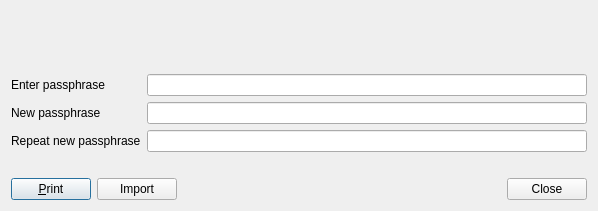
<?xml version="1.0" encoding="UTF-8"?>
<ui version="4.0">
 <class>GenAndPrintDialog</class>
 <widget class="QDialog" name="GenAndPrintDialog">
  <property name="geometry">
   <rect>
    <x>0</x>
    <y>0</y>
    <width>598</width>
    <height>211</height>
   </rect>
  </property>
  <property name="sizePolicy">
   <sizepolicy hsizetype="Preferred" vsizetype="Minimum">
    <horstretch>0</horstretch>
    <verstretch>0</verstretch>
   </sizepolicy>
  </property>
  <property name="minimumSize">
   <size>
    <width>550</width>
    <height>0</height>
   </size>
  </property>
  <property name="windowTitle">
   <string>Passphrase Dialog</string>
  </property>
  <layout class="QVBoxLayout" name="verticalLayout">
   <item>
    <widget class="QLabel" name="warningLabel">
     <property name="textFormat">
      <enum>Qt::RichText</enum>
     </property>
     <property name="wordWrap">
      <bool>true</bool>
     </property>
    </widget>
   </item>
   <item>
    <layout class="QFormLayout" name="formLayout">
     <property name="fieldGrowthPolicy">
      <enum>QFormLayout::AllNonFixedFieldsGrow</enum>
     </property>
     <item row="0" column="0">
      <widget class="QLabel" name="passLabel1">
       <property name="text">
        <string>Enter passphrase</string>
       </property>
      </widget>
     </item>
     <item row="0" column="1">
      <widget class="QLineEdit" name="passEdit1">
       <property name="echoMode">
        <enum>QLineEdit::Normal</enum>
       </property>
      </widget>
     </item>
     <item row="1" column="0">
      <widget class="QLabel" name="passLabel2">
       <property name="text">
        <string>New passphrase</string>
       </property>
      </widget>
     </item>
     <item row="1" column="1">
      <widget class="QLineEdit" name="passEdit2">
       <property name="echoMode">
        <enum>QLineEdit::Password</enum>
       </property>
      </widget>
     </item>
     <item row="2" column="0">
      <widget class="QLabel" name="passLabel3">
       <property name="text">
        <string>Repeat new passphrase</string>
       </property>
      </widget>
     </item>
     <item row="2" column="1">
      <widget class="QLineEdit" name="passEdit3">
       <property name="echoMode">
        <enum>QLineEdit::Password</enum>
       </property>
      </widget>
     </item>
     <item row="3" column="1">
      <widget class="QLabel" name="capsLabel">
       <property name="font">
        <font>
         <weight>75</weight>
         <bold>true</bold>
        </font>
       </property>
       <property name="text">
        <string/>
       </property>
       <property name="alignment">
        <set>Qt::AlignCenter</set>
       </property>
      </widget>
     </item>
    </layout>
   </item>
   <item>
    <layout class="QHBoxLayout" name="horizontalLayout" stretch="0,0,0">
     <item>
      <widget class="QPushButton" name="printButton">
       <property name="toolTip">
        <string>Generate addresses and print QR codes</string>
       </property>
       <property name="layoutDirection">
        <enum>Qt::LeftToRight</enum>
       </property>
       <property name="text">
        <string>&amp;Print</string>
       </property>
       <property name="icon">
        <iconset resource="../ilixomtest.qrc">
         <normaloff>:/icons/qrcode</normaloff>:/icons/qrcode</iconset>
       </property>
      </widget>
     </item>
     <item>
      <widget class="QPushButton" name="importButton">
       <property name="text">
        <string>Import</string>
       </property>
      </widget>
     </item>
     <item>
      <widget class="QDialogButtonBox" name="buttonBox">
       <property name="orientation">
        <enum>Qt::Horizontal</enum>
       </property>
       <property name="standardButtons">
        <set>QDialogButtonBox::Close</set>
       </property>
      </widget>
     </item>
    </layout>
   </item>
  </layout>
 </widget>
 <resources>
  <include location="../ilixomtest.qrc"/>
 </resources>
 <connections>
  <connection>
   <sender>buttonBox</sender>
   <signal>accepted()</signal>
   <receiver>GenAndPrintDialog</receiver>
   <slot>accept()</slot>
   <hints>
    <hint type="sourcelabel">
     <x>20</x>
     <y>20</y>
    </hint>
    <hint type="destinationlabel">
     <x>20</x>
     <y>20</y>
    </hint>
   </hints>
  </connection>
  <connection>
   <sender>buttonBox</sender>
   <signal>rejected()</signal>
   <receiver>GenAndPrintDialog</receiver>
   <slot>reject()</slot>
   <hints>
    <hint type="sourcelabel">
     <x>20</x>
     <y>20</y>
    </hint>
    <hint type="destinationlabel">
     <x>20</x>
     <y>20</y>
    </hint>
   </hints>
  </connection>
 </connections>
</ui>
